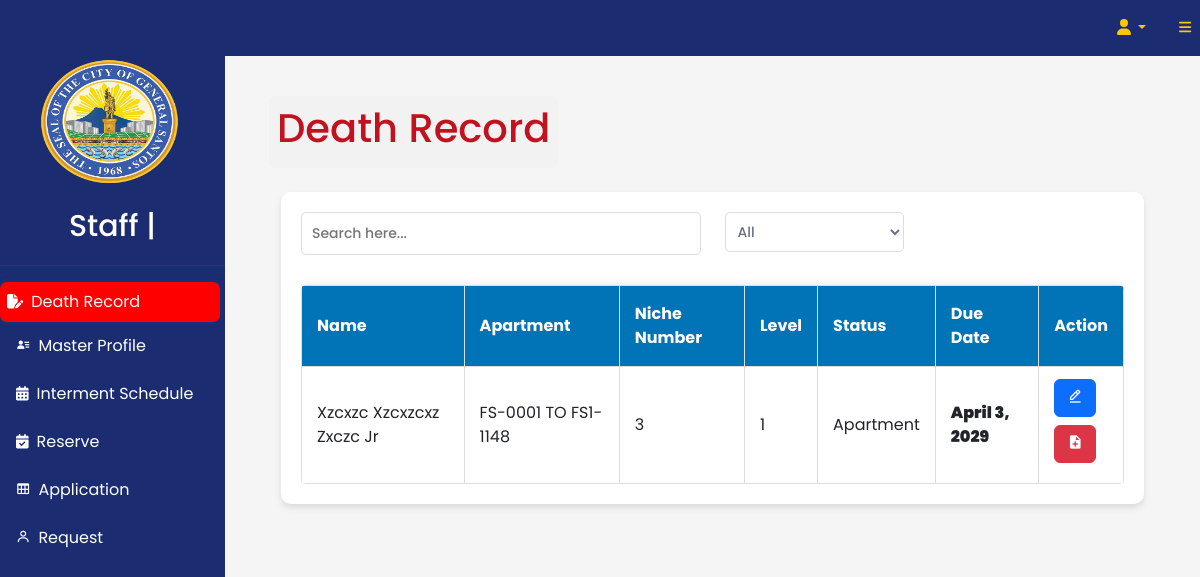
Page /staff/deceased.php on the committed database.
### tables this page shows
CREATE TABLE `tblniche` (
  `Nid` varchar(255) NOT NULL,
  `LocID` varchar(255) NOT NULL,
  `Level` int(11) NOT NULL,
  `Nno` int(11) NOT NULL,
  `Size` varchar(255) NOT NULL,
  `Status` varchar(50) NOT NULL,
  `currentdate` date NOT NULL DEFAULT current_timestamp()
);

CREATE TABLE `tbldeathrecord` (
  `ProfileID` int(255) NOT NULL,
  `DateofDeath` date NOT NULL,
  `CauseofDeath` varchar(255) NOT NULL,
  `IntermentPlace` varchar(255) NOT NULL,
  `IntermentDateTime` datetime NOT NULL,
  `Lname` varchar(255) NOT NULL,
  `Fname` varchar(255) NOT NULL,
  `Mname` varchar(255) NOT NULL,
  `Suffix` varchar(2) NOT NULL,
  `Birthydate` date NOT NULL,
  `currentdate` date NOT NULL DEFAULT current_timestamp()
);

CREATE TABLE `tblnichelocation` (
  `LocID` varchar(255) NOT NULL,
  `NLName` varchar(255) NOT NULL,
  `Size` int(11) NOT NULL,
  `Description` varchar(255) NOT NULL,
  `Type` varchar(255) NOT NULL
);

CREATE TABLE `tblburiedrecord` (
  `BurID` int(11) NOT NULL,
  `Profid` int(11) NOT NULL,
  `Nid` varchar(11) NOT NULL,
  `OccupancyDate` date NOT NULL,
  `Status1` int(11) NOT NULL
);

### staff/deceased.php (the view, shortened to what this page needs)
<!DOCTYPE html>
<html lang="en">
<?php
require('assets/component/header.php');
require('assets/component/topnavbar.php');
require('assets/component/sidebars.php');
include('../dbConn/conn.php');
?>
<link rel="stylesheet" type="text/css" href="css/print.css" media="print">
<body>
    <div id="layoutSidenav">
        <div id="layoutSidenav_content">
            <main>
                <div class="container-fluid px-4">
                    <ol class="breadcrumb mb-4">
                        <li class="breadcrumb-item active">
                            <h1>Death Record</h1>
                        </li>
                    </ol>
                    <div class="relative overflow-x-auto shadow-md sm:rounded-lg">
                        <div class="container">
                            <div class="activity-log-container">
                                <div class="row">
                                    <div class="col-sm-6">
                                        <input type="search" id="searchInput" placeholder="Search here...">
                                    </div>
                                    <div class="col-sm-6">
                                        <select id="typeFilter">
                                            <option value="all">All</option>
                                        </select>
                                    </div>
                                </div>
                                <div class="activity-log-container-scroll">
                                    <table class="table-no-border" id="e-libingTable">
                                        <thead>
                                            <tr>
                                                <th scope="col" class="px-6 py-3">
                                                    Name
                                                </th>
                                                <th scope="col" class="px-6 py-3">
                                                    Apartment
                                                </th>
                                                <th scope="col" class="px-6 py-3">
                                                    Niche Number
                                                </th>
                                                <th scope="col" class="px-6 py-3">
                                                    Level
                                                </th>
                                                <th scope="col" class="px-6 py-3">
                                                    Status
                                                </th>
                                                <th scope="col" class="px-6 py-3">
                                                    Due Date
                                                </th>
                                                <th scope="col" class="px-6 py-3">
                                                    Action
                                                </th>
                                            </tr>
                                        </thead>
                                        <tbody id="table-body">
                                            <?php
                                                $groupedRecords = array();
                                                $select = "SELECT
                                                    tblBuriedRecord.Status1 AS BuriedStatus,
                                                    tblBuriedRecord.*,
                                                    tblNiche.*,
                                                    tblIntermentReservation.*,
                                                    tblDeathRecord.*,
                                                    tblNicheLocation.*,
                                                    tblContactInfo.*
                                                    FROM tblNiche
                                                    INNER JOIN tblIntermentReservation ON tblNiche.Nid = tblIntermentReservation.Nid
                                                    INNER JOIN tblDeathRecord ON tblIntermentReservation.ProfID = tblDeathRecord.ProfileID
                                                    INNER JOIN tblNicheLocation ON tblNiche.LocID = tblNicheLocation.LocID
                                                    INNER JOIN tblContactInfo ON tblDeathRecord.ProfileID = tblContactInfo.ProfID
                                                    INNER JOIN tblBuriedRecord ON tblIntermentReservation.ProfID = tblBuriedRecord.Profid
                                                    WHERE tblBuriedRecord.OccupancyDate IS NOT NULL ORDER BY tblBuriedRecord.BurID DESC";
                                                $query = $conn->query($select);
                                                while ($data = $query->fetch_assoc()) {
                                                    $nicheno = $data['Nno'];
                                                    $occ = $data['OccupancyDate'];
                                                    $groupKey = $nicheno . '_' . $occ;
                                                    if (!isset($groupedRecords[$groupKey])) {
                                                        $groupedRecords[$groupKey] = array();
                                                    }
                                                    $groupedRecords[$groupKey][] = $data;
                                                }
                                            foreach ($groupedRecords as $group) {
                                                foreach ($group as $data) {
                                                    $profileID = $data['ProfileID'];
                                                    $full = $data['Fname'] . ' ' . $data['Mname'] . ' ' . $data['Lname']. ' ' . $data['Suffix'];
                                                    $nicheno = $data['Nno'];
                                                    $level = $data['Level'];
                                                    $type = $data['BuriedStatus'];
                                                    $occ = $data['OccupancyDate'];
                                                    $nl = $data['NLName'];
                                                    $startDate = new DateTime($occ);
                                                    $due = $startDate->add(new DateInterval('P5Y'));
                                                    $dueDateString = $due->format('F j, Y');
                                            ?>
                                            <tr>
                                                <td>
                                                    <?php echo $full ?>
                                                </td>
                                                <td>
                                                    <?php echo $nl ?>
                                                </td>
                                                <td>
                                                    <?php echo $nicheno ?>
                                                </td>
                                                <td>
                                                    <?php echo $level ?>
                                                </td>
                                                <td>
                                                    <?php
                                                        if ($type == 0) {
                                                            echo "Apartment";
                                                        } elseif ($type == 1){
                                                            echo "Storage";
                                                        } elseif($type == 2){
                                                            echo "Individual Chamber";
                                                        } elseif($type == 3){
                                                            echo "Re - Interment";
                                                        } elseif($type == 4){
                                                            echo "Common Chamber";
                                                        }elseif($type == 5){
                                                            echo "Pull - Out";
                                                        }
                                                        ?>
                                                </td>
                                                <td>
                                                    <?php if ($type == 5) { ?>
                                                    <span
                                                        class="due-date special-color"><?php echo $dueDateString; ?></span>
                                                    <?php } else { ?>
                                                    <span class="due-date"><?php echo $dueDateString; ?></span>
                                                    <?php } ?>
                                                </td>
                                                <td>
                                                    <div class="mb-2">
                                                        <button class="btn btn-primary"
                                                            onclick="View('<?php echo $profileID; ?>', '<?php echo $type; ?>')">
                                                            <i class='bx bx-edit-alt'> </i>
                                                        </button>
                                                    </div>
                                                    <?php if ($type != 4 && $type != 5) { ?>
                                                    <div class="mb-2">
                                                        <button class="btn btn-danger"
                                                            onclick="renew('<?php echo $profileID ?>')">
                                                            <i class='bx bxs-file-plus'></i>
                                                        </button>
                                                    </div>
                                                    <?php } ?>
                                                </td>
                                            </tr>
                                            <?php
                                                }
                                            }
                                            ?>
                                        </tbody>
                                    </table>
                                </div>
                            </div>
                        </div>
                    </div>
                </div>
            </main>
        </div>
    </div>
</body>
</html>

### staff/css/table.css (style rules this page uses)
body { font-family: Arial, sans-serif; }
.container-fluid { max-width: 1200px; margin: 0 auto; padding: 20px; }
table { width: 100%; border-collapse: collapse; margin-top: 20px; }
th, td { padding: 10px; border: 1px solid #ddd; }
th { background-color: #f2f2f2; text-align: left; }
input[type="search"] { width: 100%; padding: 10px; margin-bottom: 10px; border: 1px solid #ddd; border-radius: 5px; font-size: 14px; }
select { padding: 8px; border: 1px solid #ddd; border-radius: 5px; font-size: 14px; }
.breadcrumb { background-color: #f2f2f2; padding: 8px; list-style: none; margin: 0; border-radius: 5px; display: inline-block; }
.breadcrumb li { display: inline; }
.breadcrumb li::after { content: ">"; margin: 0 5px; }
.breadcrumb li:last-child::after { content: none; }

### staff/css/file.css (style rules this page uses)
* { margin: 0; padding: 0; box-sizing: border-box; font-family: "Poppins", sans-serif; }

### staff/css/activitylog.css (style rules this page uses)
body { padding: 20px; background-color: #f5f5f5; }
.activity-log-container { background-color: #ffffff; border-radius: 10px; padding: 20px; box-shadow: 0px 4px 6px rgba(0, 0, 0, 0.1); }
.activity-log-container-scroll { max-height: 400px; overflow-y: auto; }
.table-no-border { width: 100%; border-collapse: collapse; box-shadow: 0px 0px 10px rgba(0, 0, 0, 0.1); border-radius: 5px; overflow: hidden; }
.table-no-border th, .table-no-border td { padding: 12px 15px; text-align: left; border-bottom: 1px solid #ddd; }
tbody tr td { text-transform: capitalize !important; }
.table-no-border thead th { background-color: #0074B7; color: #fff; }

### staff/css/print.css (style rules this page uses)
.btn { display: none; }
#e-libingTable thead { background-color: #f5f5f5; }
#e-libingTable tbody td { padding: 10px; }
.due-date { font-weight: 900; }

### staff/deceased.php (style rules this page uses)
.due-date { font-weight: 900; }

### rows in the picture
tblniche: tbldeathrecord.Fname+Mname+Lname "Xzcxzc Xzcxzcxz Zxczc Jr", LocID.NLName "FS-0001 TO FS1-1148", Nno "3", Level "1", tblburiedrecord.OccupancyDate "April 3, 2029"
